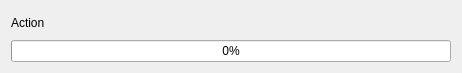
<?xml version="1.0" encoding="UTF-8"?>
<ui version="4.0">
 <class>ProgressWindow</class>
 <widget class="QWidget" name="ProgressWindow">
  <property name="geometry">
   <rect>
    <x>0</x>
    <y>0</y>
    <width>462</width>
    <height>73</height>
   </rect>
  </property>
  <property name="windowTitle">
   <string>Progress</string>
  </property>
  <property name="windowIcon">
   <iconset resource="../resource/resource.qrc">
    <normaloff>:/icon/WindowIcon.png</normaloff>:/icon/WindowIcon.png</iconset>
  </property>
  <layout class="QGridLayout" name="gridLayout">
   <item row="0" column="0">
    <widget class="QLabel" name="label">
     <property name="text">
      <string>Action</string>
     </property>
    </widget>
   </item>
   <item row="1" column="0">
    <widget class="QProgressBar" name="progressBar">
     <property name="value">
      <number>0</number>
     </property>
    </widget>
   </item>
  </layout>
 </widget>
 <resources>
  <include location="../resource/resource.qrc"/>
 </resources>
 <connections/>
</ui>
